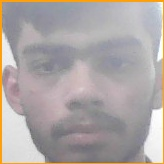
#> input picture Face Detection/TrainingImage/Akshay.2.11.jpg, 164 x 164 px, given in place of the camera
$ python main.py
#> lines starting #> are read from the running program, lines starting #| are printed output that depends on the picture; after the words box and inside, x2 and y2 are one past the last pixel; in counts of white or black regions, pixels touching at a corner belong together
#> the answer given: 1
### Face Detection/check_camera.py

def camer():
    import cv2

    # Load the cascade
    face_cascade = cv2.CascadeClassifier('haarcascade_frontalface_default.xml')

    # To capture video from webcam.
    cap = cv2.VideoCapture(0)
    # cap = cv2.VideoCapture('http://100.72.188.248:4747/video')

    while True:
        # Read the frame
        _, img = cap.read()
#> img is the input picture: shape (164, 164, 3); mean B, G, R 164.9, 166.5, 173.7

        # Convert to grayscale
        # gray = cv2.cvtColor(img, cv2.COLOR_BGR2GRAY)
        gray = img

        # Detect the faces
        faces = face_cascade.detectMultiScale(gray, 1.3, 5, minSize=(30, 30),flags = cv2.CASCADE_SCALE_IMAGE)
#> faces = [[10, 6, 151, 151]]

        # Draw the rectangle around each face
        for (x, y, w, h) in faces:
            cv2.rectangle(img, (x, y), (x + w, y + h), (10,159,255), 2)
#> this loop made 1 pass
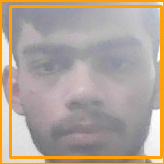
#> img: shape (164, 164, 3); 6.72% of pixels changed, all inside (x1, y1, x2, y2) = (9, 5, 163, 159)


        # Display
        cv2.imshow('Webcam Check', img)

        # Stop if escape key is pressed
        if cv2.waitKey(1) & 0xFF == ord('q'):
#> (key q is pressed here)
            break

    # Release the VideoCapture object
    cap.release()
    cv2.destroyAllWindows()

### Face Detection/main.py
import os  # accessing the os functions
import check_camera
import Capture_Image
import Train_Image
import Recognize


# creating the title bar function

def title_bar():
    os.system('cls')  # for windows

    # title of the program

    print("\t**********************************************")
    print("\t***** Face Recognition Attendance System *****")
    print("\t**********************************************")


# creating the user main menu function

def mainMenu():
    title_bar()
    print()
    print(10 * "*", "WELCOME MENU", 10 * "*")
    print("[1] Check Camera")
    print("[2] Capture Faces")
    print("[3] Train Images")
    print("[4] Recognize")
    print("[6] Quit")

    while True:
        try:
            choice = int(input("Enter Choice: "))

            if choice == 1:
                checkCamera()
                break
            elif choice == 2:
                CaptureFaces()
                break
            elif choice == 3:
                Trainimages()
                break
            elif choice == 4:
                RecognizeFaces()
                break
            elif choice == 6:
                print("Thank You")
                break
            else:
                print("Invalid Choice. Enter 1-4")
                mainMenu()
        except ValueError:
            print("Invalid Choice. Enter 1-4\n Try Again")
    exit


# ---------------------------------------------------------
# calling the camera test function from check camera.py file

def checkCamera():
    check_camera.camer()
    key = input("Enter any key to return main menu")
    mainMenu()
#> the answer given: 1
#> the loop in camer (call 2), `for (x, y, w, h) in faces:` made 1 pass
#> (key Esc is pressed here)
#> the answer given: 1


# --------------------------------------------------------------
# calling the take image function form capture image.py file

def CaptureFaces():
    Capture_Image.takeImages()
    key = input("Enter any key to return main menu")
    mainMenu()


# -----------------------------------------------------------------
# calling the train images from train_images.py file

def Trainimages():
    Train_Image.TrainImages()
    key = input("Enter any key to return main menu")
    mainMenu()


# --------------------------------------------------------------------
# calling the recognize_attendance from recognize.py file

def RecognizeFaces():
    Recognize.recognize_face()
    key = input("Enter any key to return main menu")
    mainMenu()


# ---------------main driver ------------------
#> (the run stopped early here; a loop or call above may not have finished)

$ run again, on Face Detection/TrainingImage/Akshay.2.115.jpg
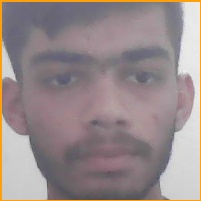
#> input picture Face Detection/TrainingImage/Akshay.2.115.jpg, 201 x 201 px, given in place of the camera
#> in camer, img is the input picture: shape (201, 201, 3); mean B, G, R 139.1, 138.2, 151.1
#> faces = [[14, 13, 181, 181]]
#> the loop in camer, `for (x, y, w, h) in faces:` made 1 pass
#> after the loop in camer, `for (x, y, w, h) in faces:`:
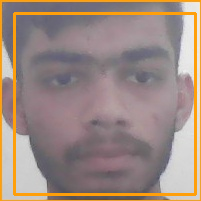
#> img: shape (201, 201, 3); 5.37% of pixels changed, all inside (x1, y1, x2, y2) = (13, 12, 197, 196)
#> the loop in camer (call 2), `for (x, y, w, h) in faces:` made 1 pass
